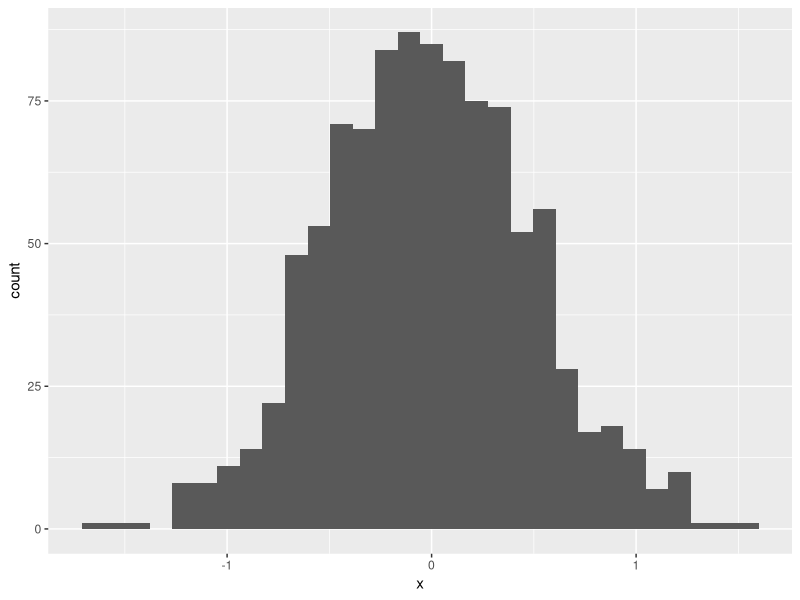
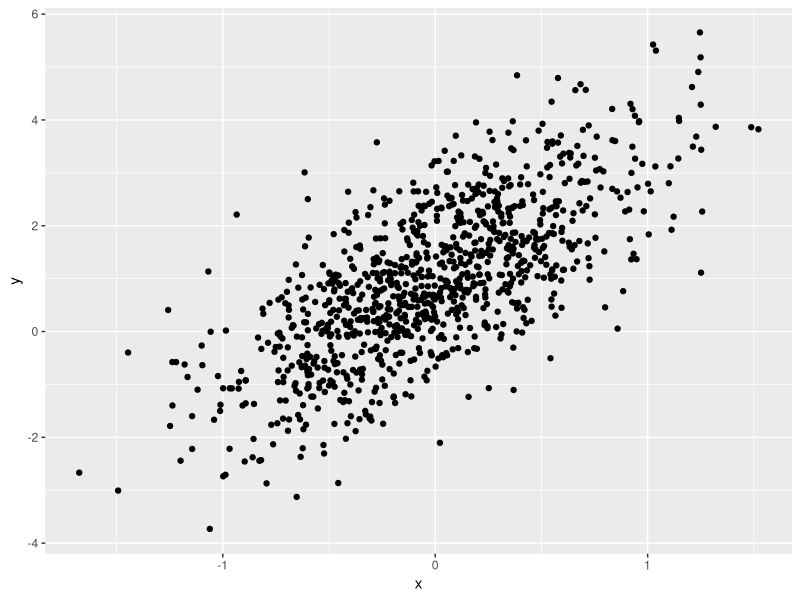
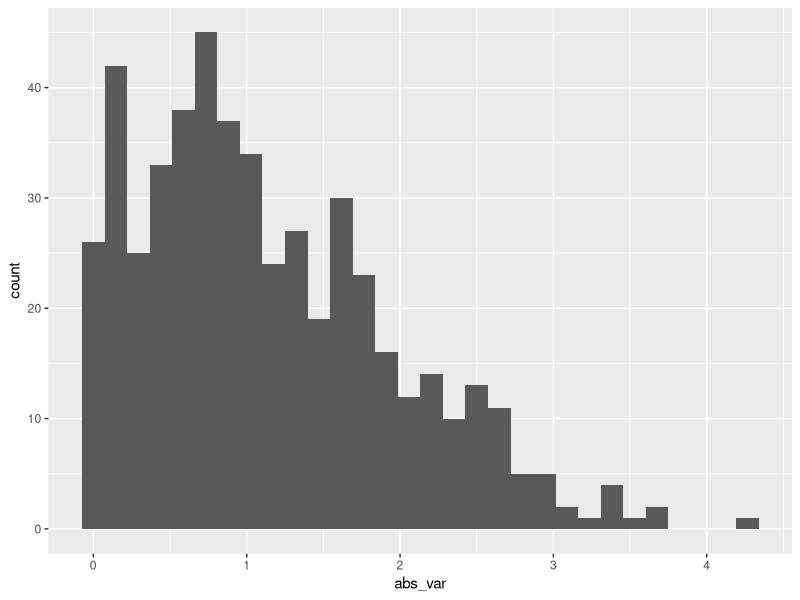

R code for these plots, in order:
## ---- chunk 1
library(tidyverse)
library(ggplot2)
## ---- chunk 2
samp = rnorm(100) #run whole thing but do not select the ''' (form a normal distribution)
length(samp)
## ---- chunk 3
plot_df = 
  tibble(
    x = rnorm(1000, sd = 0.5),
    y = 1 + 2 * x + rnorm(1000)
  )

head(plot_df)
## ---- chunk 4
ggplot(plot_df, aes(x = x)) + geom_histogram()

ggplot(plot_df, aes(x = x, y = y)) + geom_point()
## ---- chunk 5
set.seed(0)
la_df = tibble(
  num_var = rnorm(n = 500, mean = 1),
  log_var = num_var > 0,
  abs_var = abs(num_var)
)

ggplot(la_df, aes(x=abs_var)) +geom_histogram()
